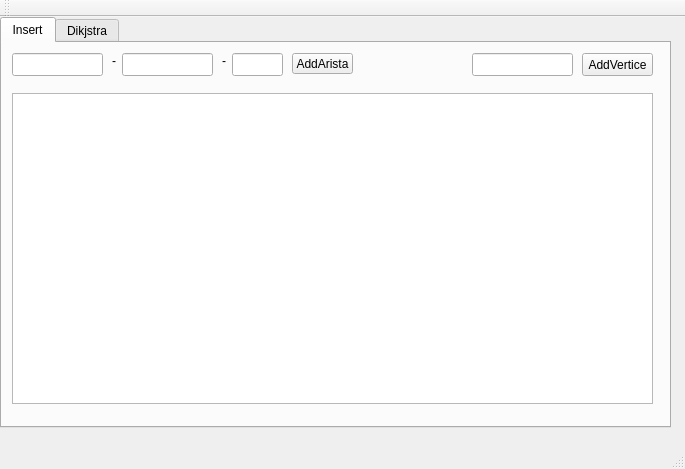
<?xml version="1.0" encoding="UTF-8"?>
<ui version="4.0">
 <class>MainWindow</class>
 <widget class="QMainWindow" name="MainWindow">
  <property name="geometry">
   <rect>
    <x>0</x>
    <y>0</y>
    <width>685</width>
    <height>469</height>
   </rect>
  </property>
  <property name="windowTitle">
   <string>MainWindow</string>
  </property>
  <widget class="QWidget" name="centralWidget">
   <widget class="QTabWidget" name="tabWidget">
    <property name="geometry">
     <rect>
      <x>0</x>
      <y>0</y>
      <width>671</width>
      <height>411</height>
     </rect>
    </property>
    <property name="currentIndex">
     <number>0</number>
    </property>
    <widget class="QWidget" name="tab1">
     <attribute name="title">
      <string>Insert</string>
     </attribute>
     <widget class="QLineEdit" name="txtVertice">
      <property name="geometry">
       <rect>
        <x>470</x>
        <y>10</y>
        <width>101</width>
        <height>23</height>
       </rect>
      </property>
     </widget>
     <widget class="QPushButton" name="addVertice">
      <property name="geometry">
       <rect>
        <x>580</x>
        <y>10</y>
        <width>71</width>
        <height>23</height>
       </rect>
      </property>
      <property name="text">
       <string>AddVertice</string>
      </property>
     </widget>
     <widget class="CustomView" name="graphicsView">
      <property name="geometry">
       <rect>
        <x>10</x>
        <y>50</y>
        <width>641</width>
        <height>311</height>
       </rect>
      </property>
     </widget>
     <widget class="QPushButton" name="btnaddArista">
      <property name="geometry">
       <rect>
        <x>290</x>
        <y>10</y>
        <width>61</width>
        <height>21</height>
       </rect>
      </property>
      <property name="text">
       <string>AddArista</string>
      </property>
     </widget>
     <widget class="QLineEdit" name="txtOrigen">
      <property name="geometry">
       <rect>
        <x>10</x>
        <y>10</y>
        <width>91</width>
        <height>23</height>
       </rect>
      </property>
     </widget>
     <widget class="QLineEdit" name="txtDestino">
      <property name="geometry">
       <rect>
        <x>120</x>
        <y>10</y>
        <width>91</width>
        <height>23</height>
       </rect>
      </property>
     </widget>
     <widget class="QLineEdit" name="peso">
      <property name="geometry">
       <rect>
        <x>230</x>
        <y>10</y>
        <width>51</width>
        <height>23</height>
       </rect>
      </property>
     </widget>
     <widget class="QLabel" name="label1">
      <property name="geometry">
       <rect>
        <x>110</x>
        <y>10</y>
        <width>16</width>
        <height>16</height>
       </rect>
      </property>
      <property name="text">
       <string>-</string>
      </property>
     </widget>
     <widget class="QLabel" name="label2">
      <property name="geometry">
       <rect>
        <x>220</x>
        <y>10</y>
        <width>16</width>
        <height>16</height>
       </rect>
      </property>
      <property name="text">
       <string>-</string>
      </property>
     </widget>
    </widget>
    <widget class="QWidget" name="tabDikjstra">
     <attribute name="title">
      <string>Dikjstra</string>
     </attribute>
     <widget class="QLineEdit" name="mensaje">
      <property name="geometry">
       <rect>
        <x>140</x>
        <y>40</y>
        <width>113</width>
        <height>23</height>
       </rect>
      </property>
     </widget>
     <widget class="QPushButton" name="btnEliminar">
      <property name="geometry">
       <rect>
        <x>300</x>
        <y>40</y>
        <width>80</width>
        <height>23</height>
       </rect>
      </property>
      <property name="text">
       <string>eliminar</string>
      </property>
     </widget>
    </widget>
   </widget>
  </widget>
  <widget class="QMenuBar" name="menuBar">
   <property name="geometry">
    <rect>
     <x>0</x>
     <y>0</y>
     <width>685</width>
     <height>20</height>
    </rect>
   </property>
  </widget>
  <widget class="QToolBar" name="mainToolBar">
   <attribute name="toolBarArea">
    <enum>TopToolBarArea</enum>
   </attribute>
   <attribute name="toolBarBreak">
    <bool>false</bool>
   </attribute>
  </widget>
  <widget class="QStatusBar" name="statusBar"/>
 </widget>
 <layoutdefault spacing="6" margin="11"/>
 <customwidgets>
  <customwidget>
   <class>CustomView</class>
   <extends>QGraphicsView</extends>
   <header>customview.h</header>
  </customwidget>
 </customwidgets>
 <resources/>
 <connections/>
</ui>
